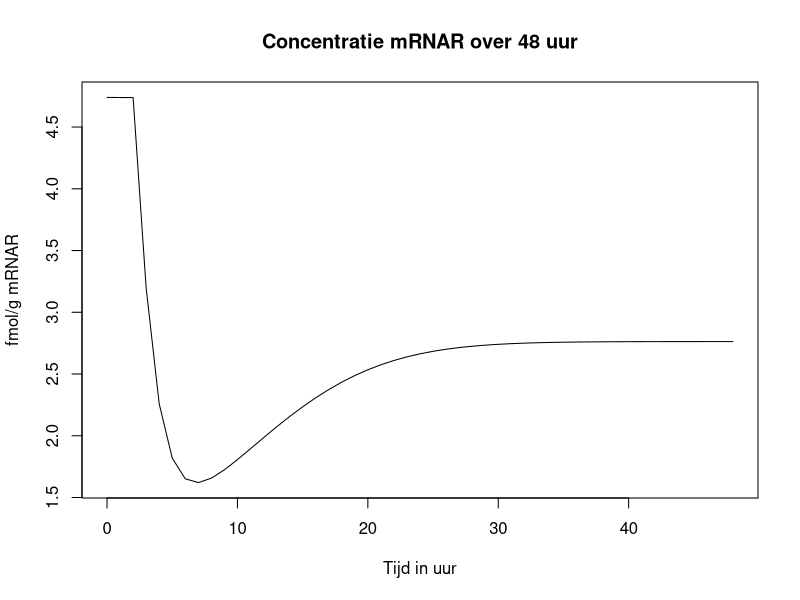
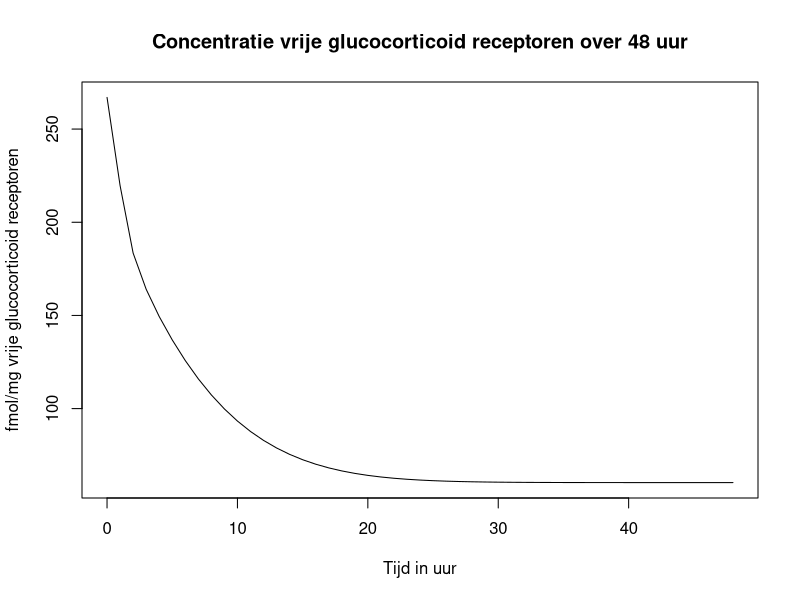
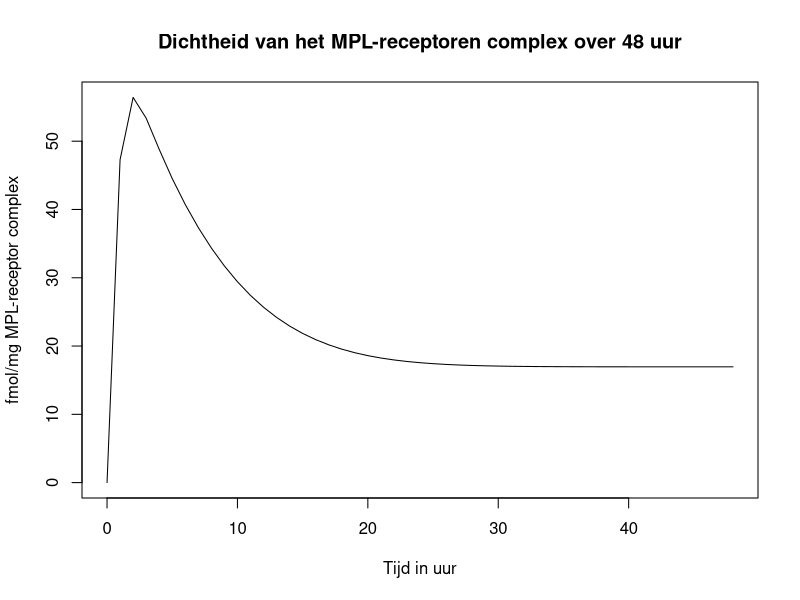
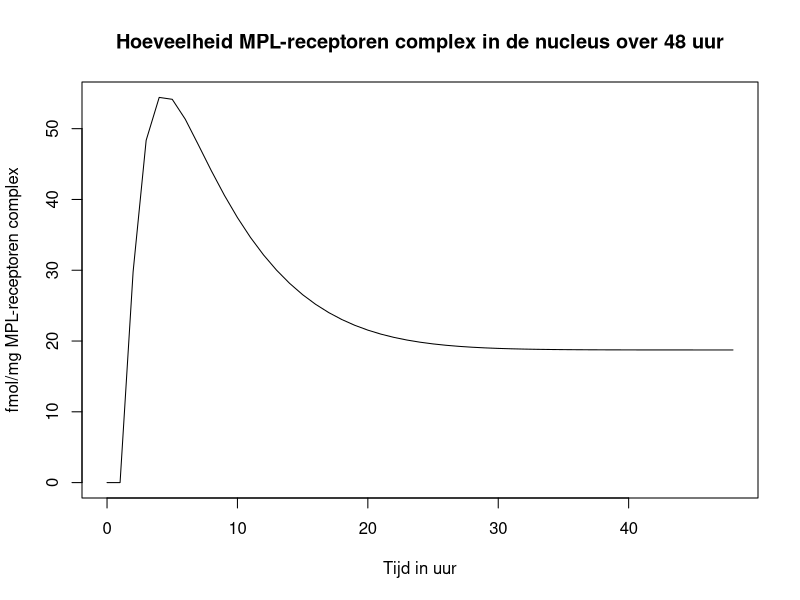

The R script that drew these images, in order:
## ---- chunk 1
knitr::opts_chunk$set(echo = TRUE)
## ---- chunk 2
rm(list = ls())
library(deSolve)
## ---- chunk 3
#tijd is voor twee dagen, 24 * 2
time <- seq(0, 48, 1)

#parameters
para <- c(ksrm = 2.9,
          IC50rm = 26.2,
          kdrm = 0.612,
          ksr = 3.22,
          kre = 0.57,
          kon = 0.00329,
          kdr = 0.0572,
          kt = 0.63,
          Rf = 0.49,
          D = (20 * 1000) / 371.471 ) # verander hier de 20 om de D waarde aan te passen
                                      # dit zet het om van ng/ml naar nmol/l

#startwaardes
state <- c(Rmo = 4.740, 
           Ro = 267,
           DR = 0,
           DRN = 0)

cocortisocosteroid.model <- function(time, para, state){
    with(as.list(c(state, para)),{
        dmRNA <- ksrm * (1 - DRN / (IC50rm + DRN)) - kdrm * Rmo
        dR <- ksr * Rmo + Rf * kre * DRN - kon * D * Ro - kdr * Ro
        dDR <- kon * D * Ro - kt * DR
        dDRN <- kt * DR - kre * DRN
        
        return(list(c(dmRNA, dR, dDR, dDRN)))
        }
    )
}

out <- ode(y = state,
           times = time,
           parms = para,
           func = cocortisocosteroid.model,
           method = "euler")
## ---- chunk 4
plot(out[,1], out[,2],
     type = "l", 
     xlab = "Tijd in uur",
     ylab = "fmol/g mRNAR",
     main = "Concentratie mRNAR over 48 uur")

plot(out[,1], out[,3], 
     type = "l",
     xlab = "Tijd in uur",
     ylab = "fmol/mg vrije glucocorticoid receptoren",
     main = "Concentratie vrije glucocorticoid receptoren over 48 uur")

plot(out[,1], out[,4], 
     type = "l",
     xlab = "Tijd in uur",
     ylab = "fmol/mg MPL-receptor complex",
     main = "Dichtheid van het MPL-receptoren complex over 48 uur")

plot(out[,1], out[,5], 
     type = "l",
     xlab = "Tijd in uur", 
     ylab = "fmol/mg MPL-receptoren complex",
     main = "Hoeveelheid MPL-receptoren complex in de nucleus over 48 uur")
